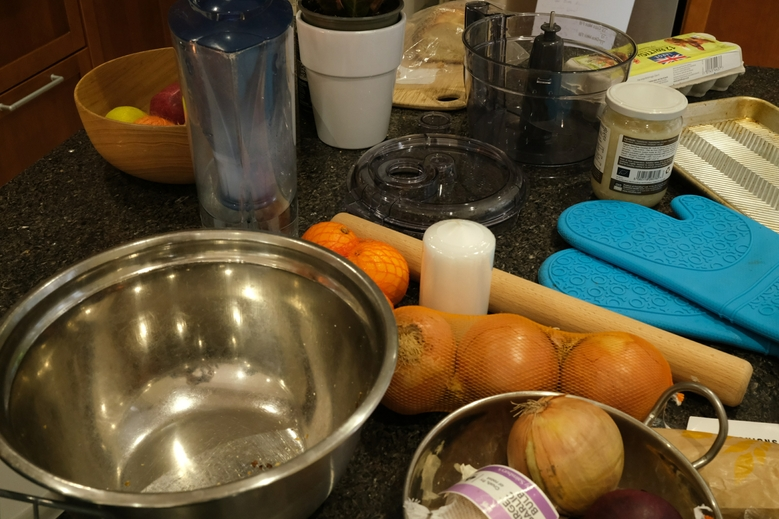
#> input picture mipnerf_counter_images4/00000/3_gt.png, 779 x 519 px, found by its file name
$ python analyze_deep.py
#> lines starting #> are read from the running program, lines starting #| are printed output that depends on the picture; after the words box and inside, x2 and y2 are one past the last pixel; in counts of white or black regions, pixels touching at a corner belong together
import os, numpy as np
from PIL import Image
import cv2

ROOT = r"D:\Thesis\All\mipnerf_counter_images4"
OUT = r"D:\Thesis\All\analysis_out"
os.makedirs(OUT, exist_ok=True)
folders = ["00000", "00001", "00002"]

def load(p): return np.array(Image.open(p).convert("RGB")).astype(np.float64)

def radial_spectrum(g):
    f = np.fft.fftshift(np.fft.fft2(g))
    mag = np.abs(f)
    h,w = g.shape; cy,cx=h//2,w//2
    Y,X=np.ogrid[:h,:w]
    r=np.sqrt((Y-cy)**2+(X-cx)**2).astype(int)
    rmax=r.max()
    tbin=np.bincount(r.ravel(), mag.ravel())
    nr=np.bincount(r.ravel())
    prof=tbin/np.maximum(nr,1)
    return prof

print("="*90)
print("1) PER-CHANNEL COLOR BIAS  (render mean - GT mean), per channel R/G/B")
print("="*90)
print(f"{'folder':8} {'render':14} {'dR':>7} {'dG':>7} {'dB':>7} {'|dRGB|':>7}")
for fld in folders:
    d=os.path.join(ROOT,fld); gt=load(os.path.join(d,"3_gt.png"))
    for name in ["2_spec_gauss.png","2_fastgs.png"]:
        img=load(os.path.join(d,name))
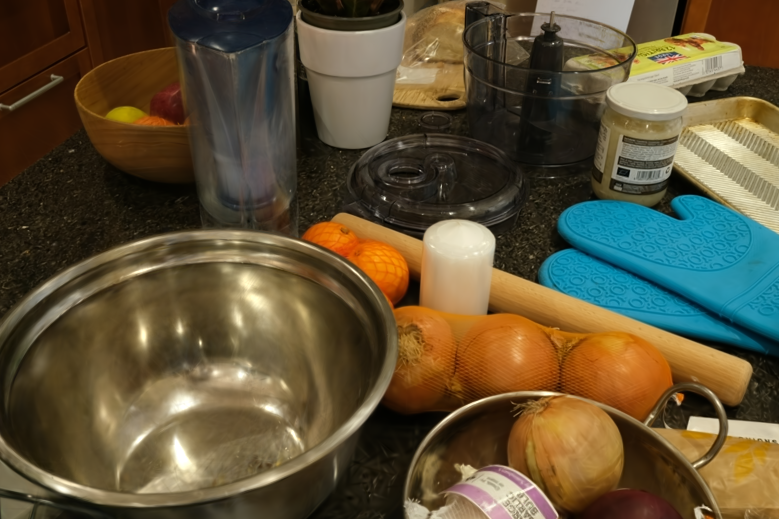
#> input picture mipnerf_counter_images4/00000/2_spec_gauss.png, 779 x 519 px, found by its file name
        diff=img-gt
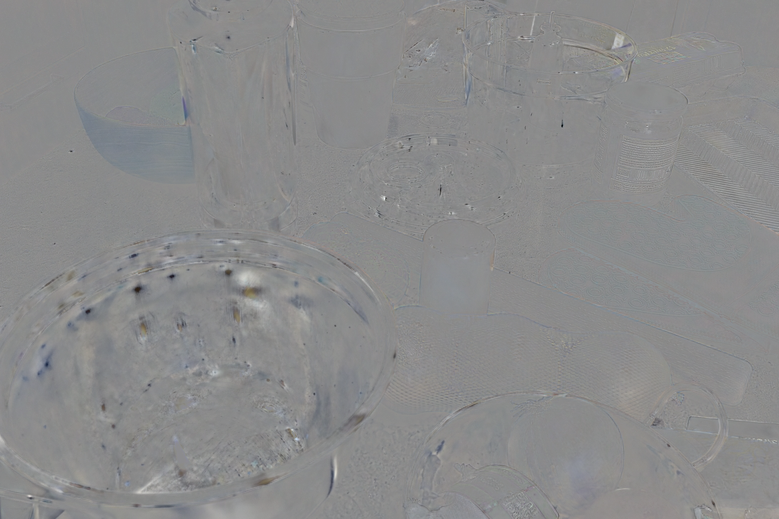
#> diff: shape (519, 779, 3) float64; mean R, G, B -1.1, -0.6, 0.1; drawn with min black and max white
        dR,dG,dB=diff[...,0].mean(),diff[...,1].mean(),diff[...,2].mean()
#> dR = -1.09; dG = -0.558; dB = 0.148
        print(f"{fld:8} {name:14} {dR:7.2f} {dG:7.2f} {dB:7.2f} {np.sqrt(dR**2+dG**2+dB**2):7.2f}")
#| 00000    2_spec_gauss.png   -1.09   -0.56    0.15    1.23
    print()

print("="*90)
print("2) ERROR BY LUMINANCE REGION  (RMSE of render vs GT, split by GT luminance)")
print("   dark = GT lum<64, mid = 64-180, bright = >180 (highlights/specular)")
print("="*90)
print(f"{'folder':8} {'render':14} {'dark_RMSE':>10} {'mid_RMSE':>9} {'bright_RMSE':>11} {'bright_%px':>10}")
for fld in folders:
    d=os.path.join(ROOT,fld); gt=load(os.path.join(d,"3_gt.png"))
    gl=cv2.cvtColor(gt.astype(np.float32),cv2.COLOR_RGB2GRAY)
    dark=gl<64; mid=(gl>=64)&(gl<=180); bright=gl>180
#> after `dark = gl < 64`:
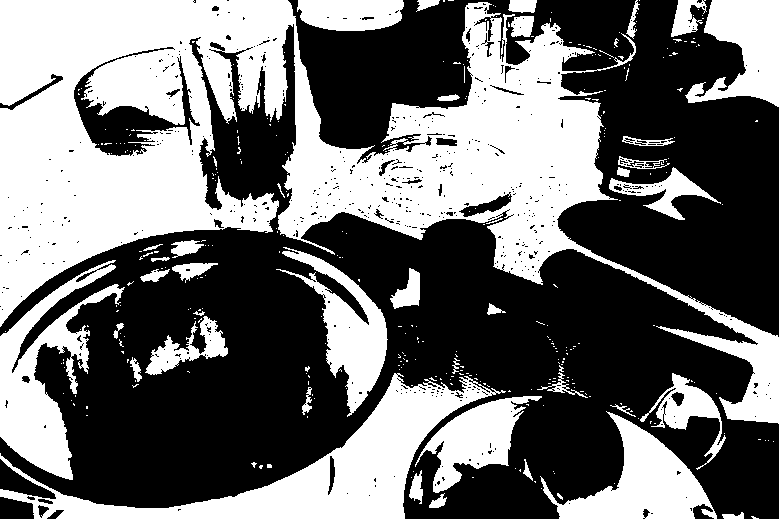
#> dark: shape (519, 779) bool; 43.3% white; 338 white regions (295 under 20 px), largest, box (x1, y1, x2, y2) and area: (0, 0, 779, 424) 107127, (0, 373, 506, 519) 18300, (0, 260, 125, 480) 9807
#> after `mid = (gl >= 64) & (gl <= 180)`: mid: shape (519, 779) bool; 52.2% white; 566 black regions (486 under 20 px), largest, box (x1, y1, x2, y2) and area: (0, 0, 779, 443) 110621, (0, 373, 506, 519) 18450, (0, 260, 125, 480) 9807
#> after `bright = gl > 180`: bright: shape (519, 779) bool; 4.5% white; 255 white regions (205 under 20 px), largest, box (x1, y1, x2, y2) and area: (607, 45, 741, 114) 3500, (425, 220, 495, 272) 2660, (674, 145, 779, 232) 1800
    for name in ["2_spec_gauss.png","2_fastgs.png"]:
        img=load(os.path.join(d,name))
        se=((img-gt)**2).mean(axis=2)
        def rmse(m): return np.sqrt(se[m].mean()) if m.sum()>0 else 0
        print(f"{fld:8} {name:14} {rmse(dark):10.2f} {rmse(mid):9.2f} {rmse(bright):11.2f} {100*bright.mean():10.2f}")
    print()

print("="*90)
print("3) ERROR IN SPECULAR/HIGHLIGHT REGIONS (top 5% by GT residual energy)")
print("   uses 5_residual.png to locate true highlights")
print("="*90)
print(f"{'folder':8} {'render':14} {'highlight_RMSE':>14} {'highlight_lumBias':>17}")
for fld in folders:
    d=os.path.join(ROOT,fld); gt=load(os.path.join(d,"3_gt.png"))
    rp=os.path.join(d,"5_residual.png")
    res=load(rp); resmag=np.abs(res-res.mean()).mean(axis=2) if res.ndim==3 else res
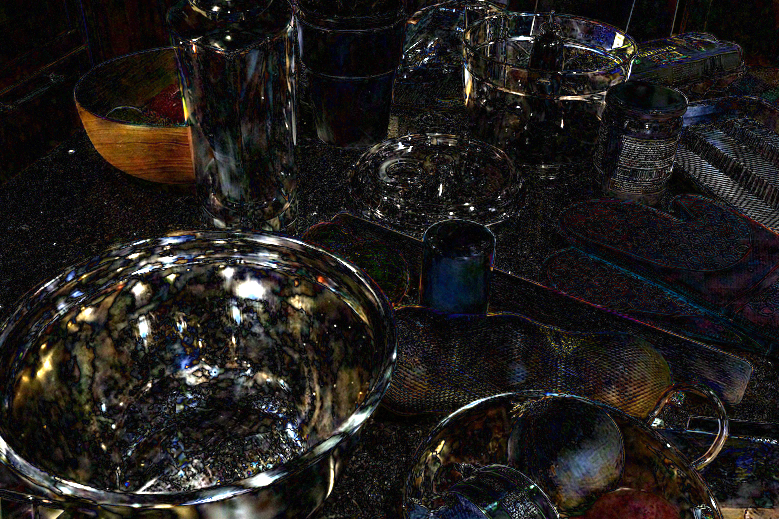
#> input picture mipnerf_counter_images4/00000/5_residual.png, 779 x 519 px, found by its file name
    thr=np.percentile(resmag,95); hl=resmag>=thr
#> after `hl = resmag >= thr`: hl: shape (519, 779) bool; 5% white; 1948 white regions (1805 under 20 px), largest, box (x1, y1, x2, y2) and area: (0, 436, 105, 497) 909, (219, 266, 271, 301) 868, (203, 496, 257, 519) 645
    for name in ["2_spec_gauss.png","2_fastgs.png"]:
        img=load(os.path.join(d,name))
        se=((img-gt)**2).mean(axis=2)
        rmse=np.sqrt(se[hl].mean())
        bias=(img-gt).mean(axis=2)[hl].mean()  # +ve = render too bright
        print(f"{fld:8} {name:14} {rmse:14.2f} {bias:17.2f}")
    print()

print("="*90)
print("4) RADIAL POWER SPECTRUM ratio (render/GT) at HIGH freq band")
print("   value <1 => render has LESS high-freq detail than GT (=blurrier)")
print("="*90)
print(f"{'folder':8} {'render':14} {'mid_band':>9} {'high_band':>10}")
for fld in folders:
    d=os.path.join(ROOT,fld); gt=load(os.path.join(d,"3_gt.png"))
    gg=cv2.cvtColor(gt.astype(np.float32),cv2.COLOR_RGB2GRAY).astype(np.float64)
    pg=radial_spectrum(gg); n=len(pg)
#> in radial_spectrum, `r=np.sqrt((Y-cy)**2+(X-cx)**2).astype(int)`:
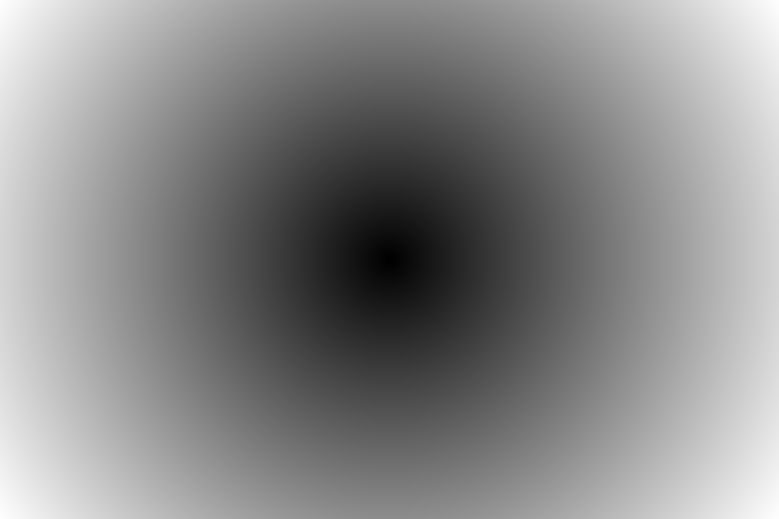
#> r: shape (519, 779) int64; min 0, max 467, mean 250.9; drawn with min black and max white
    for name in ["2_spec_gauss.png","2_fastgs.png"]:
        img=load(os.path.join(d,name))
        g=cv2.cvtColor(img.astype(np.float32),cv2.COLOR_RGB2GRAY).astype(np.float64)
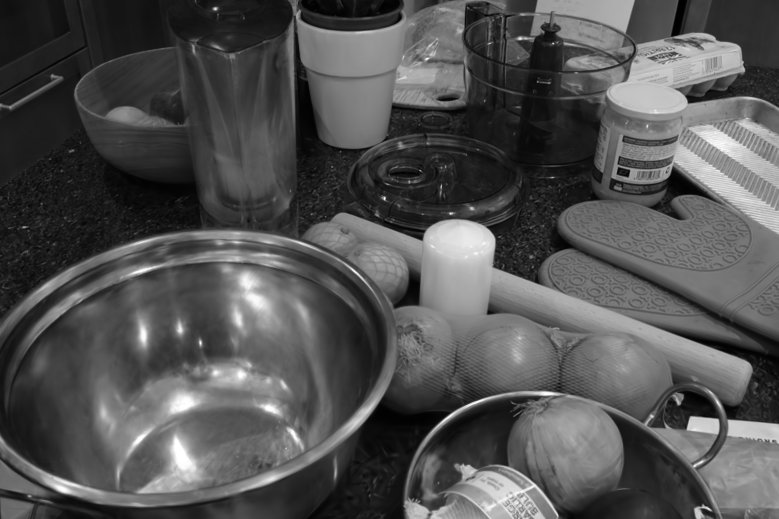
#> g: shape (519, 779) float64; min 0.299, max 255, mean 82.9
        p=radial_spectrum(g)
        m=min(len(p),n); ratio=p[:m]/np.maximum(pg[:m],1e-6)
        mid=np.mean(ratio[int(0.25*m):int(0.5*m)])
        high=np.mean(ratio[int(0.5*m):int(0.9*m)])
        print(f"{fld:8} {name:14} {mid:9.3f} {high:10.3f}")
    print()

# Visualizations: error heatmaps and difference for folder 00000
print("Writing visualizations to", OUT)
for fld in folders:
    d=os.path.join(ROOT,fld); gt=load(os.path.join(d,"3_gt.png"))
    for name in ["2_spec_gauss.png","2_fastgs.png"]:
        img=load(os.path.join(d,name))
        err=np.sqrt(((img-gt)**2).mean(axis=2))
        errn=np.clip(err/40*255,0,255).astype(np.uint8)
        hm=cv2.applyColorMap(errn,cv2.COLORMAP_JET)
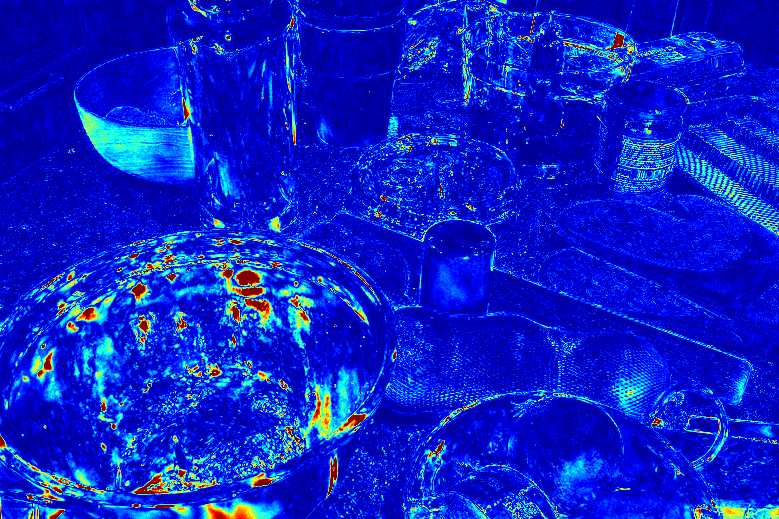
#> hm: shape (519, 779, 3); mean B, G, R 200.7, 33.5, 8.1
        cv2.imwrite(os.path.join(OUT,f"{fld}_{name.replace('.png','')}_errheat.png"),hm)
print("done")
